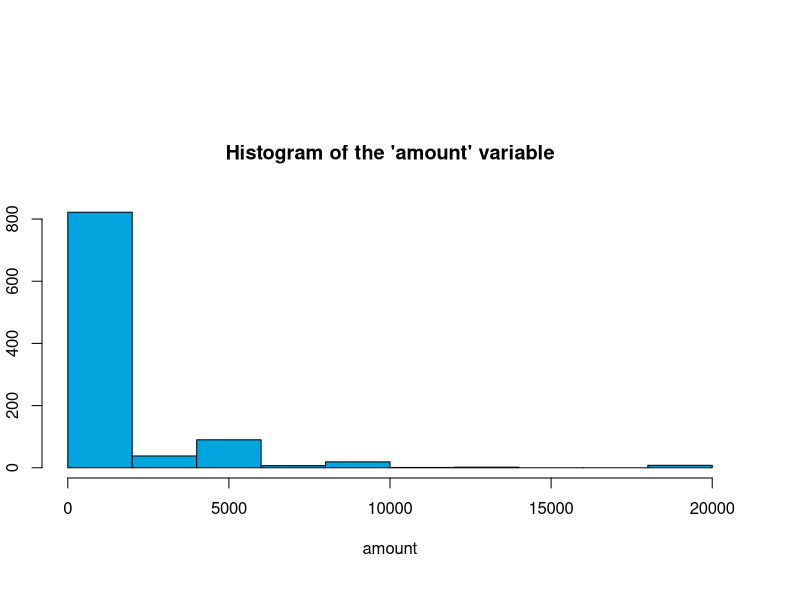
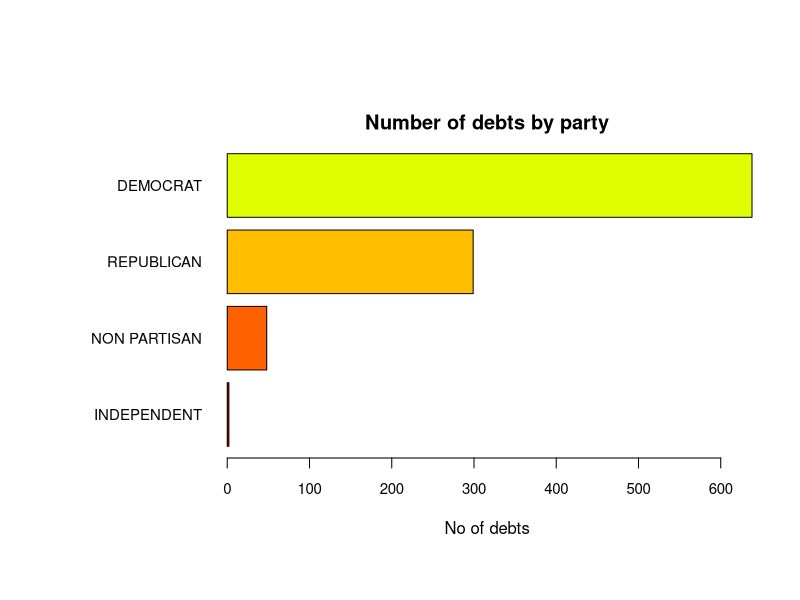
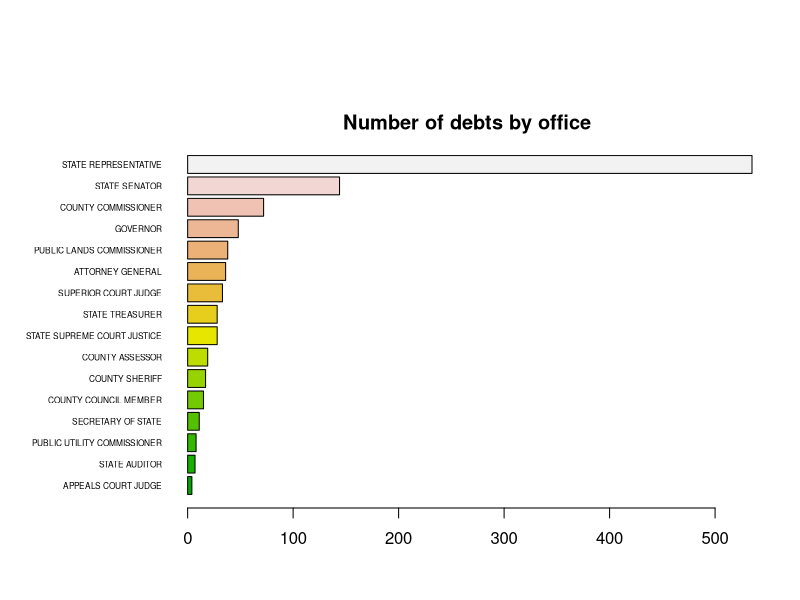
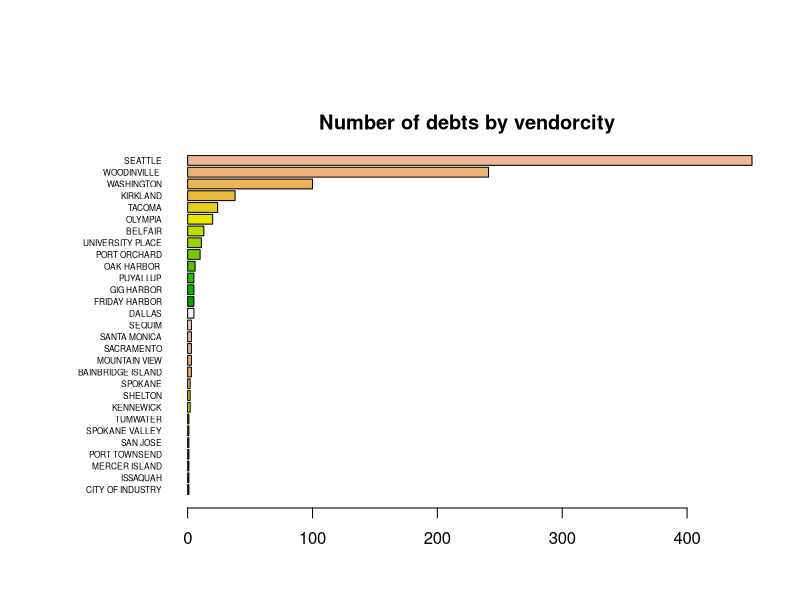
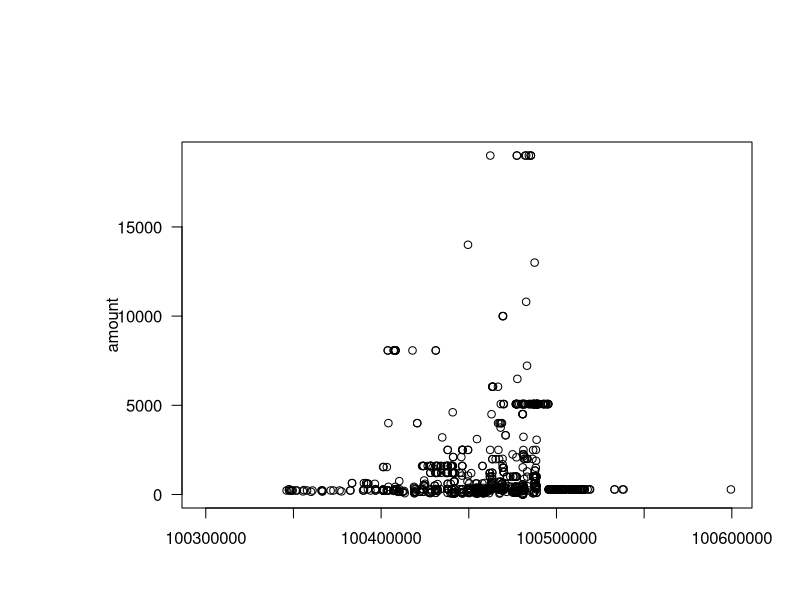
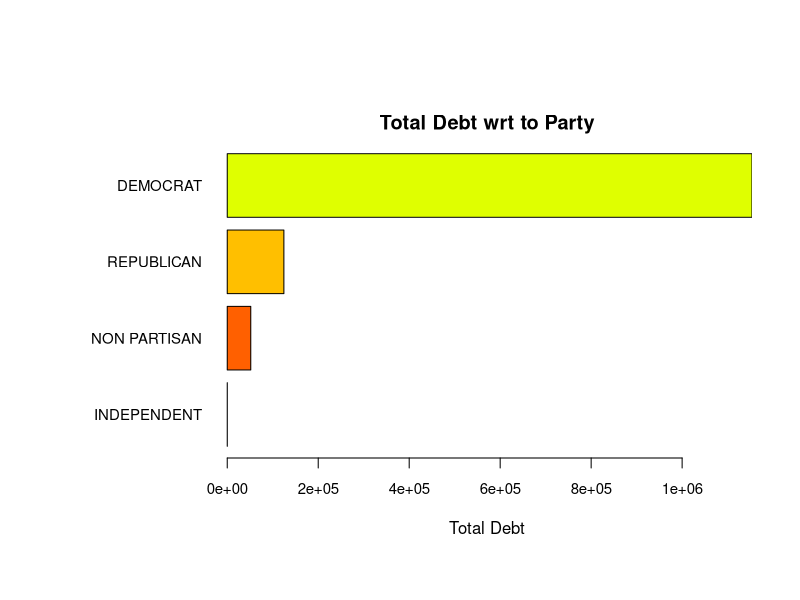
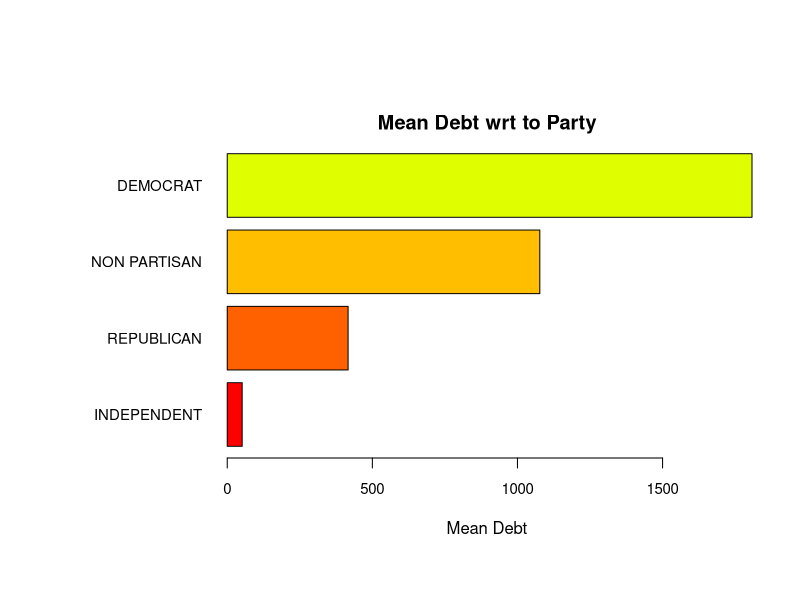
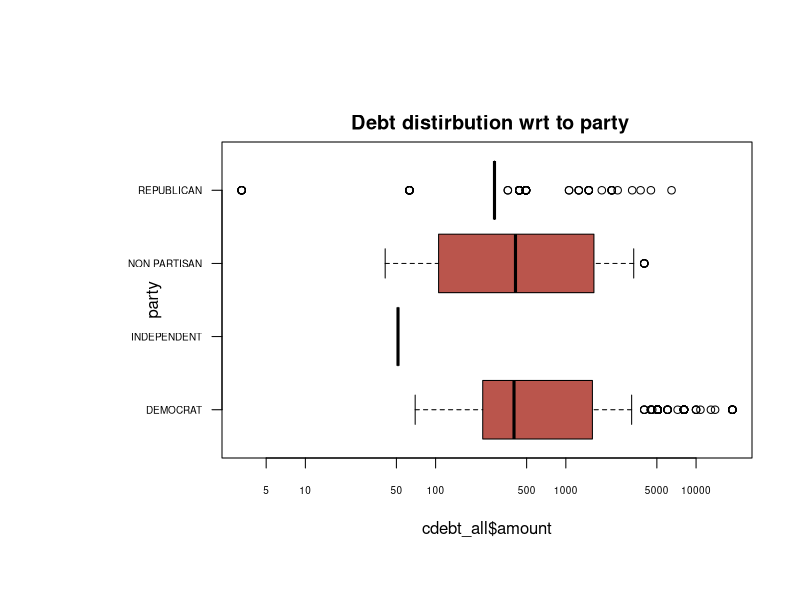

Source code (R) for these figures, in order:
## ---- chunk 1
knitr::opts_chunk$set(echo = TRUE)
## ---- chunk 2
#setwd("~/Desktop/UCB_DataScience/Statistics/stats-lab-assgn")
#getwd() 

#install.packages("FSA")
#install.packages("ggplot2")
#install.packages("randomcoloR")

library(car)
#library(ggplot2)
## ---- chunk 3
cdebt_original = read.csv("CandidateDebt.csv")

#Sets outside margins : b, l, t, r 
par(oma= c(2,1,5,2) + 0.1)

#Sets plot margins
par(mar = c(4,1,5,1))

## ---- chunk 4
str(cdebt_original)
## ---- chunk 5
cdebt_all = read.csv("CandidateDebtFixed.csv", stringsAsFactors = T, na.strings=c(NA,"NA","#N/A" ,"", " "))
str(cdebt_all)
## ---- chunk 6
summary(cdebt_all$origin)
## ---- chunk 7
summary(cdebt_all$filertype)
## ---- chunk 8
summary(cdebt_all$recordtype)
## ---- chunk 9
summary(cdebt_all$electionyear)
## ---- chunk 10
# Jason to Divya: I can't get this to work... I'm trying to show there are 1043 levels (i.e., all unique)
#summary(as.factor(cdebt_all$reportnumber))
summary(as(cdebt_all$reportnumber, "factor")) 
## ---- chunk 11
summary(cdebt_all$amount)
# Jason to Divya: I went ahead and set some breakpoints. 
hist(cdebt_all$amount, breaks = seq(0, 20000, by = 2000), main = "Histogram of the 'amount' variable",  border="black", col="#00A5DF", xlab = "amount")
## ---- chunk 12
#qplot(cdebt_all$was_office , main ="number of debts wrt to filer's office") +  theme(axis.text.x=element_text(angle=90,hjust=1,vjust=5))

party <- table(cdebt_all$party)
length(cdebt_all$party)
summary(cdebt_all$party)

#Sets outside margins : b, l, t, r 
par(las=1, mar=c(5,10,2,0.3))

barplot(party[order(party)], horiz = TRUE , las = 1, main ="Number of debts by party" , xlab="No of debts" ,cex.axis = .9 ,cex.names= 0.9 , col = rainbow(16) )

## ---- chunk 13
#qplot(cdebt_all$office , main ="number of debts wrt to filer's office") +  theme(axis.text.x=element_text(angle=90,hjust=1,vjust=5))
length(cdebt_all$office)
summary(cdebt_all$office)

office <- table(cdebt_all$office)
#Sets plot margins : b, l, t, r 
par(las=1, mar=c(2.5,8,2, 0.3))

barplot(office[order(office)], horiz = TRUE , las = 1, main ="Number of debts by office", xlab="Number of debts" ,cex.names=0.5 , col = terrain.colors(16)) 

# [order(office)]

## ---- chunk 14
#qplot(cdebt_all$office , main ="number of debts wrt to filer's office") +  theme(axis.text.x=element_text(angle=90,hjust=1,vjust=5))
length(cdebt_all$vendorcity)
summary(cdebt_all$vendorcity)
summary(cdebt_all$vendorstate)

vendorcity <- table(cdebt_all$vendorcity)
#Sets plot margins : b, l, t, r 
par(las=1, mar=c(2.5,8,2, 0.3))

barplot(vendorcity[order(vendorcity)], horiz = TRUE , las = 1, main ="Number of debts by vendorcity", xlab="Number of debts" ,cex.names=0.5 , col = terrain.colors(16)) 


## ---- chunk 15
#qplot(cdebt_all$office , main ="number of debts wrt to filer's office") +  theme(axis.text.x=element_text(angle=90,hjust=1,vjust=5))
length(cdebt_all$description)
summary(cdebt_all$description)

#description <- table(cdebt_all$description)
#Sets plot margins : b, l, t, r 
#par(las=1, mar=c(2.5,8,2, 0.3))

#barplot(description[order(description)], horiz = TRUE , las = 1, main ="Number of debts by vendorstate", xlab="Number of debts" ,cex.names=0.5 , col = terrain.colors(16)) 


## ---- chunk 16
# Jason to Divya: I just added this -- interestingly, there seems to be a surge in debts in the middle of the range, presumably due to reportnumber increasing with time. 
with(cdebt_all, plot(reportnumber, amount))
## ---- chunk 17
(amount_sum = tapply(cdebt_all$amount, cdebt_all$party, FUN=sum))
## ---- chunk 18
#qplot(cdebt_all$was_office , main ="number of debts wrt to filer's office") +  theme(axis.text.x=element_text(angle=90,hjust=1,vjust=5))

#Sets outside margins : b, l, t, r 
par(las=1, mar=c(5,10,2,0.3))

barplot(amount_sum[order(amount_sum)], horiz = TRUE , las = 1, main ="Total Debt wrt to Party" , xlab="Total Debt" ,cex.axis = .9 ,cex.names= 0.9 , col = rainbow(16), xpd = FALSE)
?barplot

# display in K

## ---- chunk 19

#Sets outside margins : b, l, t, r 
par(las=1, mar=c(5,10,2,0.3))

amount_means = by(cdebt_all$amount, cdebt_all$party,  mean)
amount_means

#ggplot(cdebt_all, aes(x=cdebt_all$party, y=cdebt_all$was_office)) + geom_boxplot(outlier.colour="red")
barplot(amount_means[order(amount_means)], horiz = TRUE , las = 1, main ="Mean Debt wrt to Party" , xlab="Mean Debt" ,cex.axis = .9 ,cex.names= 0.9 , col = rainbow(16) ) 

## ---- chunk 20

#Sets outside margins : b, l, t, r 
par(las=1, mar=c(5,10,2,0.3))

boxplot(cdebt_all$amount ~ party,  horizontal = TRUE ,data = cdebt_all, cex.axis = .6, log='x',
main = " Debt distirbution wrt to party", col = "#BA554C")
  
?boxplot

#ggplot(cdebt_all, aes(x=cdebt_all$party, y=cdebt_all$was_office)) + geom_boxplot(outlier.colour="red")

## ---- chunk 21

#Sets outside margins : b, l, t, r 
par(las=1, mar=c(10,4,2,0.3))

boxplot(cdebt_all$amount ~ office, data = cdebt_all, cex.axis = .6, log='y',
main = " Debt distirbution wrt to office" , las=2 , col = "#DDA266")
  
?boxplot

var(cdebt_all$amount, na.rm = TRUE) 

?var

#ggplot(cdebt_all, aes(x=cdebt_all$amount, y=cdebt_all$was_office)) + geom_boxplot(outlier.colour="red")

## ---- chunk 22
summary(cdebt_all$amount)
## ---- chunk 23

#summary(cdebt_all$position)

#scatterplotMatrix( ~ filerid + legislativedistrict + position + amount , data = cdebt_all, diagonal = "histogram", main = "Scatterplot Matrix for filer id and int Variables wrt Debt ")

#scatterplotMatrix( ~ office + office2 + party  + amount , data = cdebt_all, diagonal = "histogram", main = "Scatterplot Matrix wrt Debt ")

#scatterplotMatrix( ~ jurisdiction + jurisdictioncounty + jurisdictiontype  + amount , data = cdebt_all, diagonal = "histogram", main = "Scatterplot Matrix for jurisdiction wrt Debt ")

#scatterplotMatrix( ~ fromdate + thrudate +  debtdate + amount , data = cdebt_all, diagonal = "histogram", main = "Scatterplot Matrix for next 3 Key Variables wrt Amount")

#scatterplotMatrix(~ code + description + vendorname  + amount , data= cdebt_all, diagonal = "histogram", main = "Scatterplot Matrix type of Debt")
